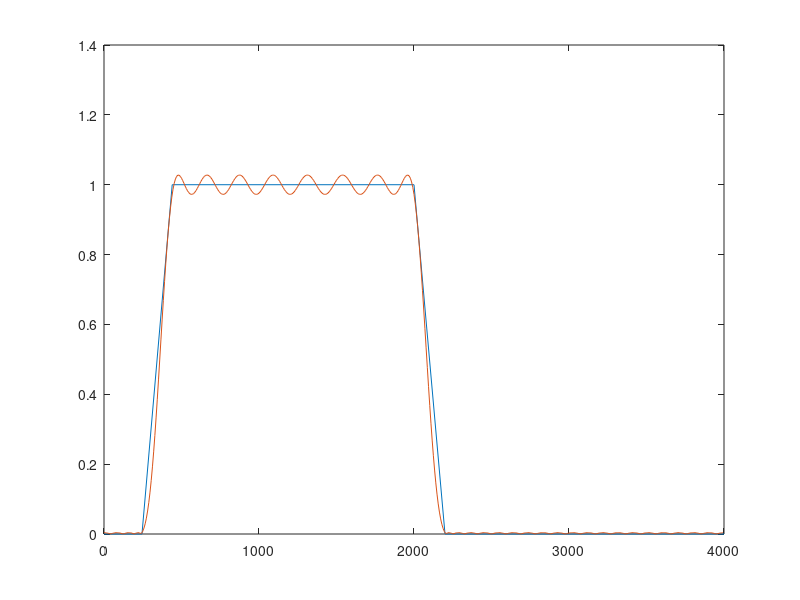
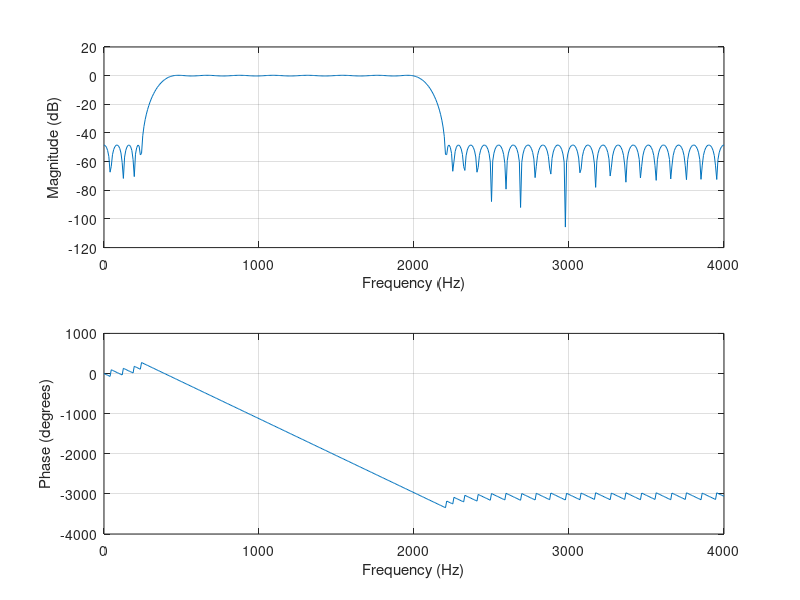

Write MATLAB code to recreate these figures, in order.
F = [245 440 2000 2200];  %tap frequencies
A = [0 1 0];                    %tap gain, assume its working on
                                    %pairs of entries, with an implicit 0
                                    %at the start and end
pass_ripple = (10^(0.4/20)-1)/(10^(0.4/20)+1); 
stop_ripple = 10^(-50/20);
DEV = [stop_ripple pass_ripple stop_ripple];
Fs = 8000;                          %Fsamp

[m,f,a,W] = firpmord(F,A,DEV,Fs);   %tells us what order and shit it needs to be

b = firpm(m,f,a, W);                %coeffs of the FIR filter
[h,w] = freqz(b,1,512);         %freqz(numerator, denominator, resolution)
plot(f/2 * Fs,a,w/2/pi * Fs,abs(h)) %draws the something....

figure;                             %create new figure window
freqz(b,1,512, Fs);                 %plot magnitude and phase of filter design

tmp = (b(1));
str = ['double b[] = {' num2str(tmp)];
for i=2:length(b)
    tmp = (b(i));
    str = [str, ', ', num2str(tmp)];
end;
str = [str, '};'];
str2 = ['const int = ', num2str(length(b)),';'];
fileID = fopen('jerry.txt' , 'w+');
fprintf(fileID, '%s\n%s\n', str, str2);
fclose(fileID);
%save fir_coeff.txt str -ascii -double   %save coefficient b to txt file